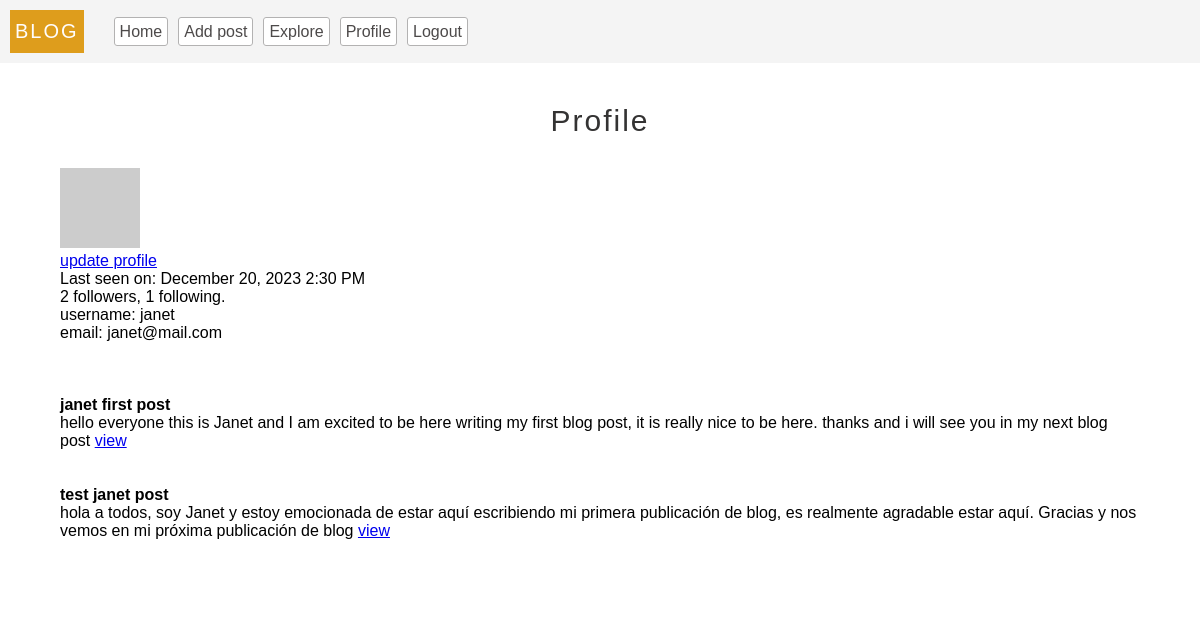
/profile (signed in), run on the app's committed database.
### models.py (models this page shows, shortened)
class User(db.Model, UserMixin):
  __tablename__ = 'users'
  id = db.Column(db.Integer, primary_key = True)
  username = db.Column(db.String(100), unique = True, index = True)
  email = db.Column(db.String(100), index = True, unique = True)
  password = db.Column(db.String(200))
  last_seen = db.Column(db.DateTime, default=datetime.utcnow, index = True)
  about_me = db.Column(db.String, nullable=True)
  posts = db.relationship(
    'Post',
    backref = 'author',
    lazy = 'dynamic'
  )
  followed = db.relationship(
    'User',
    secondary = followers,
    primaryjoin = (followers.c.follower_id == id),
    secondaryjoin = (followers.c.followed_id == id),
    backref = db.backref('followers', lazy='dynamic'),
    lazy = 'dynamic'
  )
  follower = db.relationship(
    'User',
    secondary = followers,
    primaryjoin = (followers.c.followed_id == id),
    secondaryjoin = (followers.c.follower_id == id),
    backref = db.backref('followed_user', lazy='dynamic'),
    lazy = 'dynamic'
  )
  def avatar(self, size='80'):
    digest = md5(str(self.email).lower().encode('utf-8')).hexdigest()
    return f'https://gravatar.com/avatar/{digest}?d=identicon&s={size}'
  def update_last_seen(self):
    self.last_seen = datetime.utcnow()
    db.session.commit()
  @login.user_loader
  def get_user(id):
    return User.query.get(int(id))

class Post(db.Model):
  __tablename__ = 'posts'
  id = db.Column(db.Integer, primary_key = True)
  body = db.Column(db.String(300) ,nullable = False)
  title = db.Column(db.String(20), nullable = False)
  timestamp = db.Column(db.DateTime, default=datetime.utcnow, index = True)
  user_id = db.Column(db.Integer, db.ForeignKey('users.id'))
  language = db.Column(db.String(20))

### server.py (the view)
@app.route('/profile')
@login_required
def profile():
  return render_template('profile.html', title='Profile', user = current_user, posts = current_user.posts)

### app.py (called while the page is built)
def get_locale():
  return request.accept_languages.best_match(app.config['LANGUAGES'])

### server.py (called while the page is built)
@app.before_request
def validate():
  if current_user.is_authenticated:
    current_user.update_last_seen()
  g.locale =  (str(get_locale()))

### templates/profile.html (shortened to what this page needs)
{% extends 'base.html'%}
{% block content %}
  <center><p class="header">{{_('Profile')}}</p></center>
  <div class="profile-photo-container">
    <img class="profile-photo" src="{{current_user.avatar()}}" alt="photo"/>
    <p><a href="{{url_for('update_profile')}}"> {{_('update profile')}}</a></p>
  </div>
  {% if user.last_seen %}<p>{{ _( 'Last seen on: %(time)s ', time = moment(user.last_seen).format('LLL') ) }}</p>{% endif %}
  <p>{{ user.follower.count() }} {{_('followers')}}, {{ user.followed.count() }} {{_('following')}}.</p>
  <p>{{_('username')}}: {{current_user.username}}</p>
  <p>{{_('email')}}: {{current_user.email}}</p>
  <br><br>
  {% for post in posts %}
  <br>
      <article>
        <h4>{{post.title}}</h4>
        {{post.body}}
        <a href="/post/{{post.id}}">view</a>
      </article>
  <br>
    {% endfor %}
{% endblock %}

### static/styles/base.css (style rules this page uses)
* { padding:0px; margin: 0px; box-sizing: border-box; }
body { font-family: 'Lucida Sans', 'Lucida Sans Regular', 'Lucida Grande', 'Lucida Sans Unicode', Geneva, Verdana, sans-serif; }
.header { font-size: 30px; color:rgb(52, 51, 51); letter-spacing: 2px; margin-bottom: 30px; }

### data on the page
User: username "janet", email "janet@mail.com"
Post: title "janet first post", body "hello everyone this is Janet and I am excited to be here writing my first blog post, it is really nice to be here. thanks and i will see you in my next blog post"
Post: title "test janet post", body "hola a todos, soy Janet y estoy emocionada de estar aquí escribiendo mi primera publicación de blog, es realmente agradable estar aquí. Gracias y nos vemos en mi próxima publicación de blog"

### other printed values
{{ user.follower.count() }} "2"
{{ user.followed.count() }} "1"
